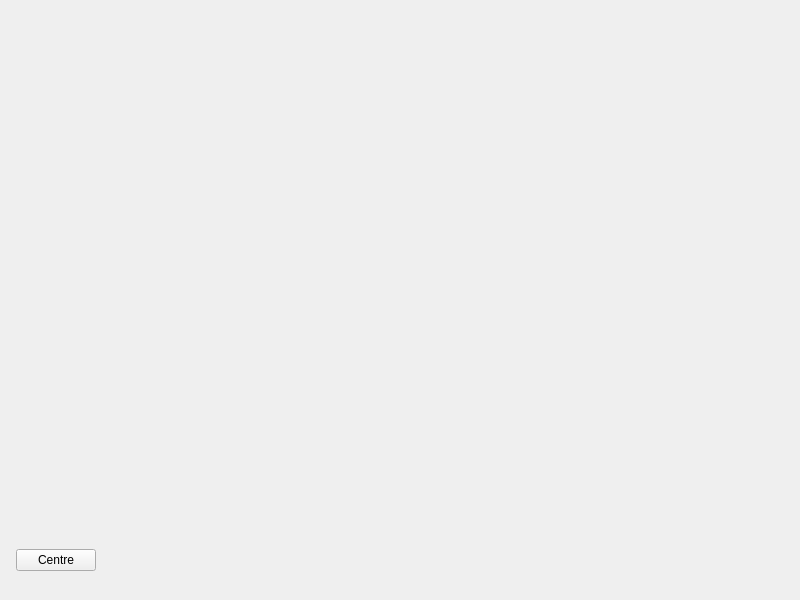
<?xml version="1.0" encoding="UTF-8"?>
<ui version="4.0">
 <class>Phasenoise</class>
 <widget class="QWidget" name="Phasenoise">
  <property name="geometry">
   <rect>
    <x>0</x>
    <y>0</y>
    <width>800</width>
    <height>600</height>
   </rect>
  </property>
  <property name="windowTitle">
   <string>Phase Noise</string>
  </property>
  <widget class="QWidget" name="layoutWidget">
   <property name="geometry">
    <rect>
     <x>10</x>
     <y>20</y>
     <width>781</width>
     <height>551</height>
    </rect>
   </property>
   <layout class="QGridLayout" name="gridLayout_3">
    <item row="0" column="0" colspan="3">
     <widget class="PlotWidget" name="noiseWidget" native="true">
      <property name="sizePolicy">
       <sizepolicy hsizetype="Expanding" vsizetype="Expanding">
        <horstretch>0</horstretch>
        <verstretch>0</verstretch>
       </sizepolicy>
      </property>
     </widget>
    </item>
    <item row="1" column="2">
     <spacer name="horizontalSpacer_2">
      <property name="orientation">
       <enum>Qt::Horizontal</enum>
      </property>
      <property name="sizeHint" stdset="0">
       <size>
        <width>40</width>
        <height>20</height>
       </size>
      </property>
     </spacer>
    </item>
    <item row="1" column="1">
     <widget class="QPushButton" name="centre">
      <property name="text">
       <string>Centre</string>
      </property>
     </widget>
    </item>
   </layout>
  </widget>
 </widget>
 <customwidgets>
  <customwidget>
   <class>PlotWidget</class>
   <extends>QWidget</extends>
   <header>pyqtgraph</header>
   <container>1</container>
  </customwidget>
 </customwidgets>
 <resources/>
 <connections/>
</ui>
